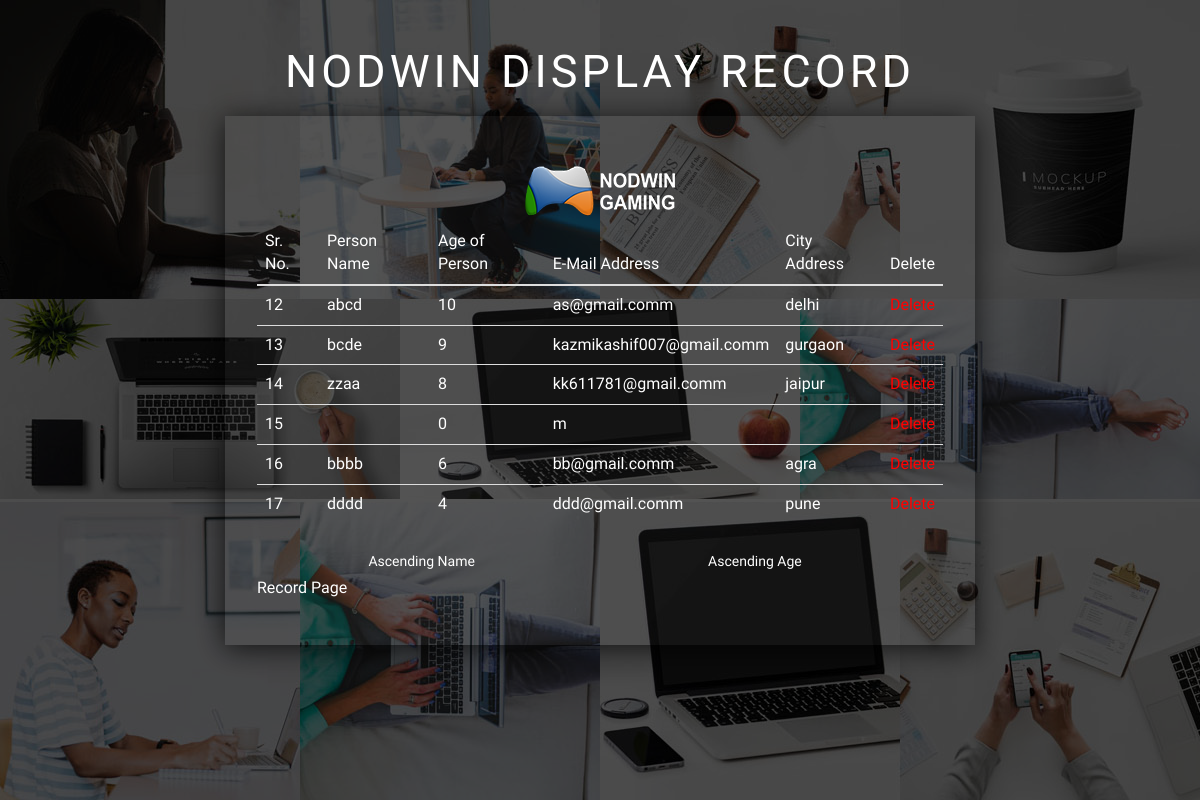
Screenshot of /display.php with the database file from the repository.
### tables this page shows
CREATE TABLE `records` (
  `Srno` int(255) NOT NULL,
  `name` text NOT NULL,
  `age` int(255) NOT NULL,
  `email` varchar(255) NOT NULL,
  `city` text NOT NULL
);

### display.php (the view, shortened to what this page needs)
<!DOCTYPE html>
<html>
<head>
     <link rel="stylesheet" href="https://maxcdn.bootstrapcdn.com/bootstrap/3.4.0/css/bootstrap.min.css">
	<link href="css/style.css" rel="stylesheet" type="text/css" media="all" />
	<link href="css/font-awesome.min.css" rel="stylesheet" type="text/css" media="all" />
</head>
<body>
<?php
$conn =mysqli_connect('localhost','root','', 'display');
if(@$_GET['ascs']==1){
	$query = "SELECT * FROM `records` ORDER BY `records`.`Srno` ASC";
}
elseif(@$_GET['ascs']==2){
	$query = "SELECT * FROM `records` ORDER BY age ASC";
}else{
	$query = "SELECT * FROM `records` ORDER BY `records`.`Srno` ASC";
}
?>
<div class="nodwin-view">
	<div class="bg-layer">
		<h1>NODWIN DISPLAY RECORD </h1>
		<div class="header-display">
			<div class="main-icon">
				<img src="images/logo.png" alt="logo NODWIN">
			</div>
			<div class="header-left-bottom">
			<table  id="dtBasicExample" class="table" style="color: #fff !important">
			    <thead>
			      <tr>
			        <th>Sr. No.</th>
			        <th>Person Name </th>
			        <th>Age of Person</th>
			        <th>E-Mail Address</th>
			        <th>City Address</th>
			        <th>Delete</th>
			      </tr>
			    </thead>
			    <tbody>
			    	<?php $show=mysqli_query($conn,$query);
			    	while($data=mysqli_fetch_assoc($show)){ ?>
			      <tr>
			        <td><?php echo $data['Srno']?></td>
			        <td><?php echo $data['name']?></td>
			        <td><?php echo $data['age']?></td>
			        <td><?php echo $data['email']?>m</td>
			        <td><?php echo $data['city']?></td>
			         <td><a style="color: Red" href="display.php?del=<?php echo $data['Srno']?>">Delete</td>
			      </tr>
			     <?php }?>
			    </tbody>
			  </table>
			</div>
			<div class="bottom">
				<a href="display.php?ascs=1" class="btn nodwinbtn" style="color:#fff"  >Ascending Name</a>
				<a  href="display.php?ascs=2" class="btn nodwinbtn right" style="color:#fff" >Ascending Age </a><br>
			</div>
			<a  href="index.php" style="color:#fff">Record Page </a><br>
		</div>
	</div>
</div>
</body>
</html>

### css/style.css (style rules this page uses)
html,body,div,span,applet,object,iframe,h1,h2,h3,h4,h5,h6,p,blockquote,pre,abbr,acronym,address,big,cite,code,del,dfn,em,img,ins,kbd,q,s,samp,small,strike,strong,sub,sup,tt,var,b,u,i,dl,dt,dd,ol,nav ul,nav li,fieldset,form,label,legend,caption,tbody,tfoot,thead,tr,th,td,article,aside,canvas,details,embed,figure,figcaption,footer,header,hgroup,menu,nav,output,ruby,section,summary,time,mark,audio,video { margin:0;padding:0;border:0;font-size:100%;font:inherit;vertical-align:baseline; }
a { text-decoration:none; }
img { max-width:100%; }
body { font-family: 'Hind', sans-serif; }
h1 { font-size: 45px; color: #fff; font-weight: 300; text-transform: uppercase; letter-spacing: 4px; text-align: center; padding: 1em 0 0.4em 0; }
.nodwin-view { background-image: url('../images/bg.jpg'); background-repeat: repeat-x; animation: slideleft 20000s infinite linear; -webkit-animation: slideleft 20000s infinite linear; background-size: cover; -webkit-background-size:cover; -moz-background-size:cover; background-attachment: fixed; position: relative; min-height: 100vh; }
.bg-layer { background: rgba(0, 0, 0, 0.7); min-height: 100vh; }
.main-icon { text-align: center; }
a { color: #585858; margin: 0em; }
.bottom { margin: 1em 0 0; }
.header-display { max-width: 750px; margin: 0 auto; position: relative; z-index: 999; padding: 3em 2em; background: rgba(255, 255, 255, 0.04); -webkit-box-shadow: -1px 4px 28px 0px rgba(0,0,0,0.75); -moz-box-shadow: -1px 4px 28px 0px rgba(0,0,0,0.75); box-shadow: -1px 4px 28px 0px rgba(0,0,0,0.75); }
.nodwinbtn { width: 48%; }

### rows the page displays
records: Srno "12", name "abcd", age "10", email "as@gmail.com", city "delhi"
records: Srno "13", name "bcde", age "9", email "kazmikashif007@gmail.com", city "gurgaon"
records: Srno "14", name "zzaa", age "8", email "kk611781@gmail.com", city "jaipur"
records: Srno "15", age "0"
records: Srno "16", name "bbbb", age "6", email "bb@gmail.com", city "agra"
records: Srno "17", name "dddd", age "4", email "ddd@gmail.com", city "pune"
